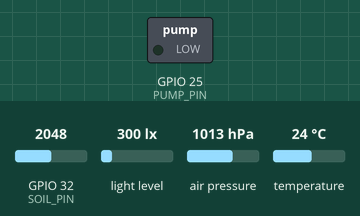
The program below on a simulated ESP32. On the bench: switched loads named in the program (green lamp = pin HIGH). The inputs (shaded band) are chosen by the test bench; at power-on: GPIO 32 (SOIL_PIN) = 2048, light level 300 lx, air pressure 1013 hPa, temperature 24 °C. WiFi joins after 1.5 s; servers stay silent unless stated; random numbers use the default seed unless the program sets one; no MQTT or app messages arrive unless stated; what the program prints to the serial monitor is not drawn.

Above: at 3.7 s.
3.8 s: GPIO 32 (SOIL_PIN) set to 2432
6.5 s: GPIO 32 (SOIL_PIN) set to 2532
At 10.8 s:
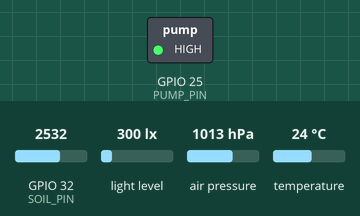
28.0 s: GPIO 32 (SOIL_PIN) set to 2540
Timing chart, 0 to 37.5 s (numbered marks = the images above; inputs shaded):
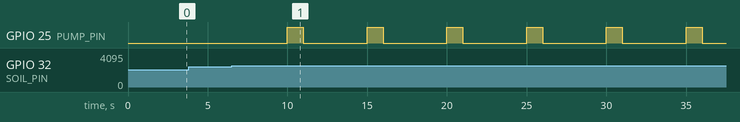

The program:

main.cpp
```cpp
#include <Arduino.h>
#include <Wire.h>
#include <WiFi.h>
#include <PubSubClient.h>
#include <ArduinoJson.h>
#include <Adafruit_Sensor.h>
#include <Adafruit_BMP280.h>
#include <BH1750.h>

// ================= Pins =================
#define I2C_SDA 21
#define I2C_SCL 22

#define SOIL_PIN 32
#define PUMP_PIN 25

// ================= Pump Safety =================
// Maximum pump duration accepted from any control message
#define MAX_PUMP_DURATION_MS 5000

// ================= Watering Strategy =================
// These can be updated at runtime via MQTT topic: plant/control
int dryThreshold   = 2500;  // soil_raw above this → soil is dry
int pumpDurationMs = 1000;  // pump runs for this many ms per watering cycle

// ================= Pump Signal =================
#define PUMP_ON  HIGH
#define PUMP_OFF LOW

// ================= WiFi =================
const char* WIFI_SSID     = "YOUR_WIFI_SSID";
const char* WIFI_PASSWORD = "YOUR_WIFI_PASSWORD";

// ================= MQTT =================
const char* MQTT_SERVER = "YOUR_MQTT_SERVER_IP";
const int   MQTT_PORT   = 1883;

const char* TOPIC_SENSOR  = "plant/sensors";   // ESP32 publishes here
const char* TOPIC_CONTROL = "plant/control";   // ESP32 subscribes here

// ================= Objects =================
WiFiClient      espClient;
PubSubClient    client(espClient);
Adafruit_BMP280 bmp;
BH1750          lightMeter;

// ================= State =================
bool bmpOk     = false;
bool lightOk   = false;
bool pumpState = false;

unsigned long lastPublish = 0;
const unsigned long PUBLISH_INTERVAL = 5000;

// ================= MQTT Callback =================
// Called by PubSubClient when a message arrives on a subscribed topic.
// Handles strategy updates and manual pump triggers from plant/control.
void mqttCallback(char* topic, byte* payload, unsigned int length) {
  char msg[256];
  if (length >= sizeof(msg)) {
    Serial.println("[MQTT] Incoming message too long — ignored.");
    return;
  }
  memcpy(msg, payload, length);
  msg[length] = '\0';

  Serial.print("[MQTT] Message on '");
  Serial.print(topic);
  Serial.print("': ");
  Serial.println(msg);

  if (strcmp(topic, TOPIC_CONTROL) != 0) return;

  StaticJsonDocument<256> doc;
  DeserializationError err = deserializeJson(doc, msg);
  if (err) {
    Serial.print("[Control] JSON error: ");
    Serial.println(err.c_str());
    return;
  }

  // Update dry threshold (must be a valid ADC range)
  if (doc.containsKey("dry_threshold")) {
    int v = doc["dry_threshold"].as<int>();
    if (v > 0 && v < 4096) {
      dryThreshold = v;
      Serial.print("[Control] dry_threshold updated to: ");
      Serial.println(dryThreshold);
    }
  }

  // Update pump duration (capped by safety limit)
  if (doc.containsKey("pump_duration_ms")) {
    int v = doc["pump_duration_ms"].as<int>();
    if (v > 0 && v <= MAX_PUMP_DURATION_MS) {
      pumpDurationMs = v;
      Serial.print("[Control] pump_duration_ms updated to: ");
      Serial.println(pumpDurationMs);
    }
  }

  // Manual pump trigger — runs immediately for the requested duration
  if (doc.containsKey("manual_pump_ms")) {
    int v = doc["manual_pump_ms"].as<int>();
    if (v > 0) {
      v = min(v, MAX_PUMP_DURATION_MS);
      Serial.print("[Control] Manual pump for ");
      Serial.print(v);
      Serial.println(" ms");
      digitalWrite(PUMP_PIN, PUMP_ON);
      pumpState = true;
      delay(v);
      digitalWrite(PUMP_PIN, PUMP_OFF);
      pumpState = false;
      Serial.println("[Control] Manual pump done.");
    }
  }
}

// ================= WiFi Connect =================
void connectWiFi() {
  Serial.print("Connecting to WiFi: ");
  Serial.println(WIFI_SSID);

  WiFi.mode(WIFI_STA);
  WiFi.begin(WIFI_SSID, WIFI_PASSWORD);

  while (WiFi.status() != WL_CONNECTED) {
    delay(500);
    Serial.print(".");
  }

  Serial.println();
  Serial.println("WiFi connected.");
  Serial.print("ESP32 IP: ");
  Serial.println(WiFi.localIP());
}

// ================= MQTT Connect =================
void connectMQTT() {
  while (!client.connected()) {
    Serial.print("Connecting to MQTT... ");

    String clientId = "ESP32-Plant-";
    clientId += String(random(0xffff), HEX);

    if (client.connect(clientId.c_str())) {
      Serial.println("connected.");
      // Re-subscribe on every (re)connect to survive broker restarts
      client.subscribe(TOPIC_CONTROL);
      Serial.print("Subscribed to: ");
      Serial.println(TOPIC_CONTROL);
    } else {
      Serial.print("failed, rc=");
      Serial.print(client.state());
      Serial.println(" — retry in 5 seconds");
      delay(5000);
    }
  }
}

// ================= Sensors Setup =================
void setupSensors() {
  Wire.begin(I2C_SDA, I2C_SCL);
  Wire.setClock(100000);

  if (bmp.begin(0x76)) {
    bmpOk = true;
    Serial.println("SUCCESS: BMP280 Online.");
  } else {
    bmpOk = false;
    Serial.println("ERROR: BMP280 failed to start!");
  }

  if (lightMeter.begin(BH1750::CONTINUOUS_HIGH_RES_MODE, 0x23, &Wire)) {
    lightOk = true;
    Serial.println("SUCCESS: BH1750 Online.");
  } else {
    lightOk = false;
    Serial.println("ERROR: BH1750 failed to start!");
  }
}

// ================= Setup =================
void setup() {
  Serial.begin(115200);
  delay(1000);

  Serial.println("\n--- Plant System MQTT Version ---");

  pinMode(PUMP_PIN, OUTPUT);
  digitalWrite(PUMP_PIN, PUMP_OFF);

  setupSensors();
  connectWiFi();

  client.setServer(MQTT_SERVER, MQTT_PORT);
  client.setCallback(mqttCallback);

  Serial.println("Setup complete.");
}

// ================= Loop =================
void loop() {
  if (!client.connected()) {
    connectMQTT();
  }

  client.loop();  // process incoming MQTT messages → calls mqttCallback

  if (millis() - lastPublish >= PUBLISH_INTERVAL) {
    lastPublish = millis();

    int   soilValue   = analogRead(SOIL_PIN);
    float temperature = bmpOk   ? bmp.readTemperature()       : -999;
    float pressure    = bmpOk   ? bmp.readPressure() / 100.0F : -999;
    float light       = lightOk ? lightMeter.readLightLevel() : -999;

    String soilState;

    if (soilValue > dryThreshold) {
      soilState = "dry";
      Serial.println("Soil is DRY -> Pump ON");

      digitalWrite(PUMP_PIN, PUMP_ON);
      pumpState = true;
      delay(pumpDurationMs);

      digitalWrite(PUMP_PIN, PUMP_OFF);
      pumpState = false;

      Serial.println("Pump OFF");
    } else {
      soilState = "wet";
      digitalWrite(PUMP_PIN, PUMP_OFF);
      pumpState = false;
      Serial.println("Soil is WET -> Pump OFF");
    }

    StaticJsonDocument<300> doc;
    doc["plant_id"]          = "plant_1";
    doc["temperature_c"]     = temperature;
    doc["pressure_hpa"]      = pressure;
    doc["light_lux"]         = light;
    doc["soil_raw"]          = soilValue;
    doc["soil_state"]        = soilState;
    doc["pump"]              = pumpState ? "on" : "off";
    doc["dry_threshold"]     = dryThreshold;
    doc["pump_duration_ms"]  = pumpDurationMs;
    doc["uptime_ms"]         = millis();

    char buffer[300];
    serializeJson(doc, buffer);

    Serial.println("\n--- Publishing MQTT ---");
    Serial.println(buffer);

    if (client.publish(TOPIC_SENSOR, buffer)) {
      Serial.println("MQTT publish success.");
    } else {
      Serial.println("MQTT publish failed.");
    }
  }
}
```

Measured:
- the behaviour switches between 2500 and 2501 on GPIO 32 (SOIL_PIN) (found by bisection; images 0 and 1)
- after the input at 3.8 s, every drawn part: stays the same
- after the input at 6.5 s, GPIO 25 (PUMP_PIN): alternates HIGH for 1.0 s and LOW for 4.0 s, starting after 3.5 s
